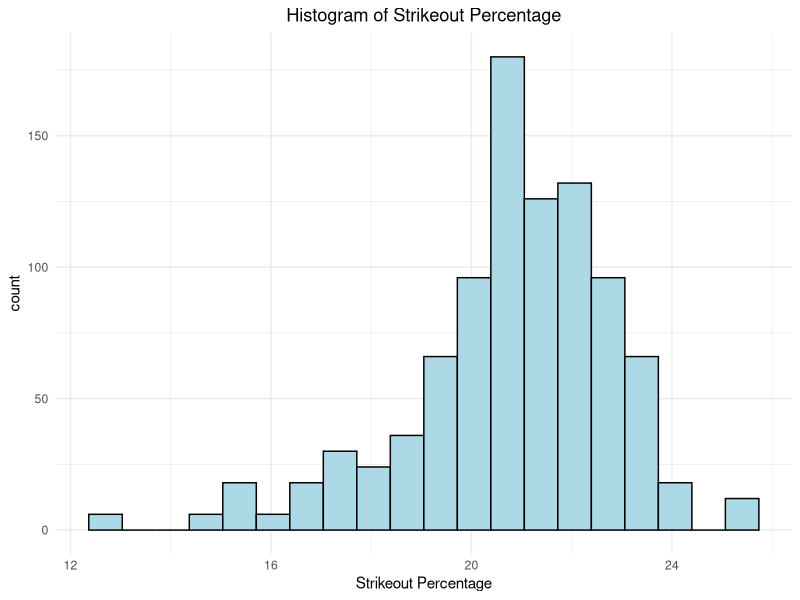
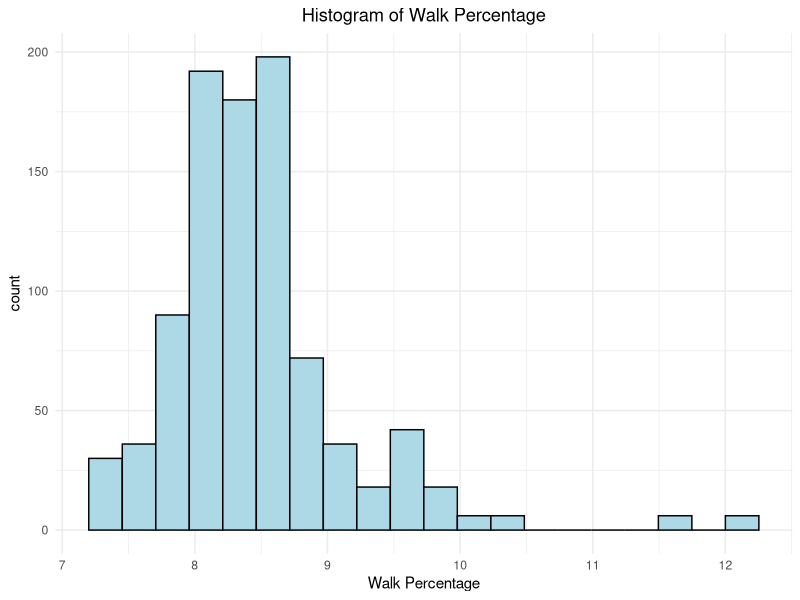

These figures' R source, in order:
## ---- chunk 1
library(tidyverse)
library(readr)
library(car)
## ---- chunk 2
umpires_df <- read_csv("umpires.csv")
## ---- chunk 3
ggplot(data = umpires_df, aes(x = k_pct)) + geom_histogram(bins = 20, colour = "black", fill = "lightblue") + theme_minimal() + labs(x = "Strikeout Percentage", title = "Histogram of Strikeout Percentage") + theme(plot.title = element_text(hjust = 0.5))
## ---- chunk 4
mean(umpires_df$k_pct)
## ---- chunk 5
sd(umpires_df$k_pct)
## ---- chunk 6
summary(umpires_df$k_pct)

iqrk <- 22.2 - 19.9
iqrk
## ---- chunk 7
umpires_df |> group_by(Umpire) |> summarise(k_pct = mean(k_pct)) |> arrange(desc(k_pct)) |> tail(n = 25) |> print(n = 25)
## ---- chunk 8
1.5*iqrk 
lower_outk <- 22.2-3.45
lower_outk
## ---- chunk 9
ggplot(data = umpires_df, aes(x = bb_pct)) + geom_histogram(bins = 20, colour = "black", fill = "lightblue") + theme_minimal() + labs(x = "Walk Percentage", title = "Histogram of Walk Percentage") + theme(plot.title = element_text(hjust = 0.5))
## ---- chunk 10
mean(umpires_df$bb_pct)
## ---- chunk 11
sd(umpires_df$bb_pct)
## ---- chunk 12
summary(umpires_df$bb_pct)

iqrw <- 8.7 - 8.1
iqrw
## ---- chunk 13
umpires_df |> group_by(Umpire) |> summarise(bb_pct = mean(bb_pct)) |> arrange(desc(bb_pct)) |> head(n = 10)
## ---- chunk 14
1.5*iqrw 
upper_outw <- 8.7+0.9
upper_outw
